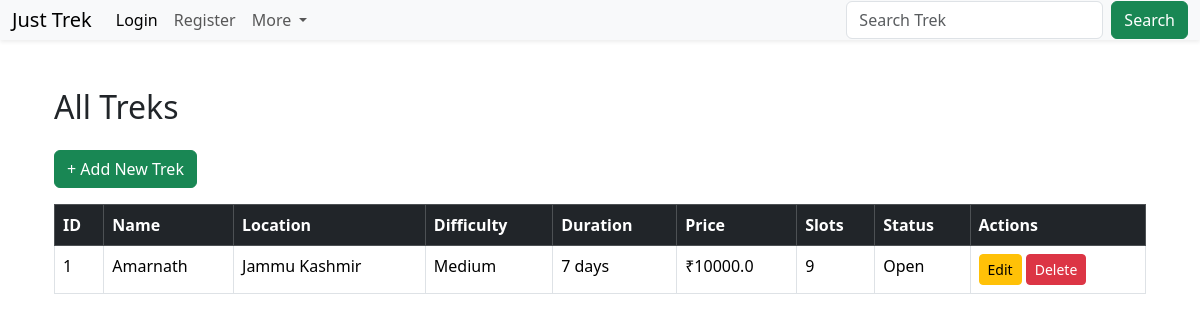
/admin/view_treks (signed in), run on an earlier commit of the app's database.
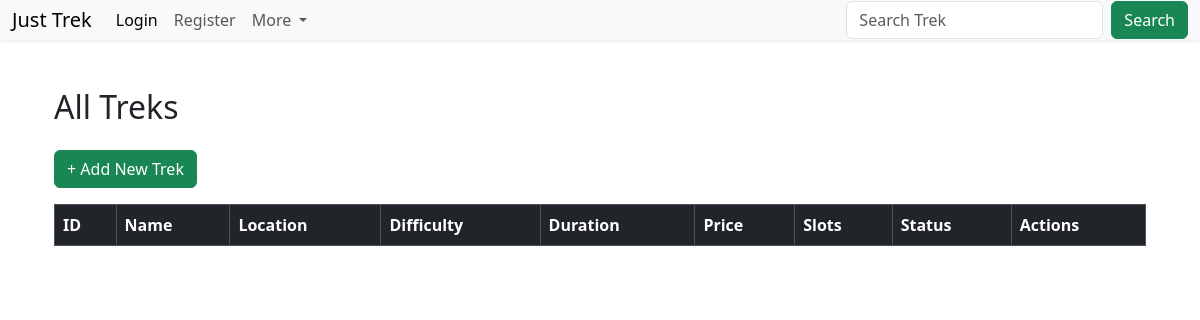
And on a later commit of the database.
### models.py (models this page shows)
class Trek(db.Model):
    __tablename__ = "treks"
    id = db.Column(db.Integer, primary_key=True)
    name = db.Column(db.String(100), nullable=False)
    location = db.Column(db.String(100), nullable=False)
    difficulty = db.Column(db.String(50), nullable=False)
    duration = db.Column(db.String(50), nullable=False)
    price = db.Column(db.Float, nullable=False)
    available_slots = db.Column(db.Integer, nullable=False)
    status = db.Column(db.String(20), nullable=False, default="open")
    assigned_staff_id = db.Column(db.Integer, db.ForeignKey("users.id"), nullable=True)
    bookings = db.relationship("Booking", backref="trek", lazy=True)

### routes.py (the view)
@main.route("/admin/view_treks")
def view_treks():
    if session.get("role") != "admin":
        flash("Access Denied!")
        return redirect(url_for("main.login"))
    treks = Trek.query.all()
    return render_template("admin/view_treks.html",treks=treks)

### templates/admin/view_treks.html (shortened to what this page needs)
{% extends "base.html" %}
{% block content %}
<div class="container mt-5">
    <h2 class="mb-4">All Treks</h2>
    <a href="{{ url_for('main.add_trek') }}"
       class="btn btn-success mb-3">
        + Add New Trek
    </a>
    <table class="table table-bordered table-hover">
        <thead class="table-dark">
            <tr>
                <th>ID</th>
                <th>Name</th>
                <th>Location</th>
                <th>Difficulty</th>
                <th>Duration</th>
                <th>Price</th>
                <th>Slots</th>
                <th>Status</th>
                <th>Actions</th>
            </tr>
        </thead>
        <tbody>
        {% for trek in treks %}
            <tr>
                <td>{{ trek.id }}</td>
                <td>{{ trek.name }}</td>
                <td>{{ trek.location }}</td>
                <td>{{ trek.difficulty }}</td>
                <td>{{ trek.duration }}</td>
                <td>₹{{ trek.price }}</td>
                <td>{{ trek.available_slots }}</td>
                <td>{{ trek.status }}</td>
                <td>
                    <a href="{{ url_for('main.edit_trek', trek_id=trek.id) }}"
                       class="btn btn-warning btn-sm">
                        Edit
                    </a>
                    <a href="{{ url_for('main.delete_trek', trek_id=trek.id) }}"
                        class="btn btn-danger btn-sm"
                        onclick="return confirm('Are you sure you want to delete this trek?')">
                            Delete
                    </a>
                </td>
            </tr>
        {% endfor %}
        </tbody>
    </table>
</div>
{% endblock %}

### templates/base.html (shortened to what this page needs)
<!DOCTYPE html>
<html lang="en">
<head>
    <link href="https://cdn.jsdelivr.net/npm/bootstrap@5.3.8/dist/css/bootstrap.min.css"
          rel="stylesheet">
</head>
<body>
    {% include 'nav-auth.html' %}
    <div class="container mt-4">
        {% block content %}
        {% endblock %}
    </div>
</body>

### templates/nav-auth.html (shortened to what this page needs)
<nav class="navbar navbar-expand-lg bg-body-tertiary shadow-sm">
    <div class="container-fluid">
        <a class="navbar-brand" href="{{ url_for('main.home') }}">
            Just <span class="trek-logo">Trek</span>
        </a>
        <div class="collapse navbar-collapse" id="navbarSupportedContent">
            <ul class="navbar-nav me-auto mb-2 mb-lg-0">
                <li class="nav-item">
                    <a class="nav-link active" href="{{ url_for('main.login') }}">Login</a>
                </li>
                <li class="nav-item">
                    <a class="nav-link" href="{{ url_for('main.register') }}">Register</a>
                </li>
                <li class="nav-item dropdown">
                    <a class="nav-link dropdown-toggle"
                       href="#"
                       role="button"
                       data-bs-toggle="dropdown">
                        More
                    </a>
                </li>
            </ul>
            <form class="d-flex ms-auto" role="search">
                <input class="form-control me-2"
                       type="search"
                       placeholder="Search Trek">
                <button class="btn btn-success">
                    Search
                </button>
            </form>
        </div>
    </div>
</nav>

### templates/nav-auth.html (style rules this page uses)
.navbar { width: 100%; padding: 0px ; }

What changed in the data, as far as the page shows it:
removed Trek: id "1", name "Amarnath", location "Jammu Kashmir", difficulty "Medium", duration "7 days", price "10000.0", available_slots "9", status "Open"
